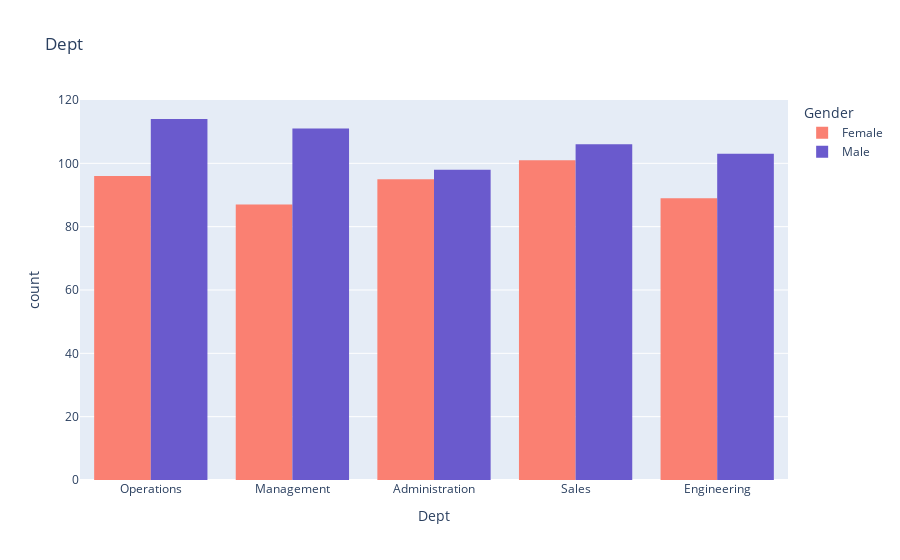
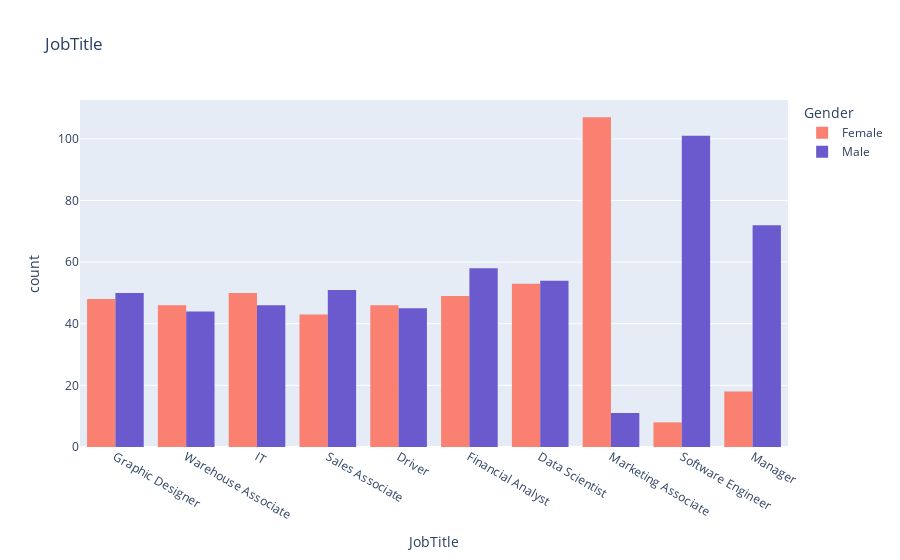
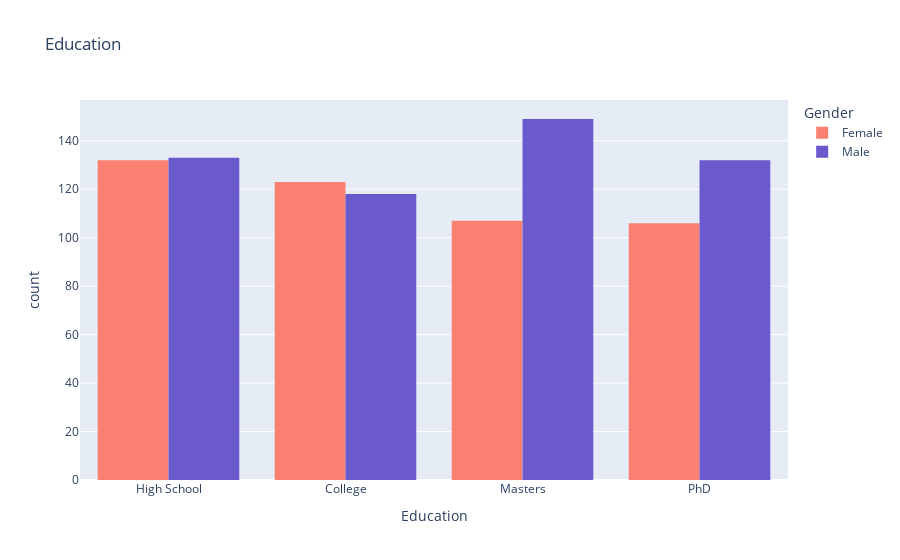
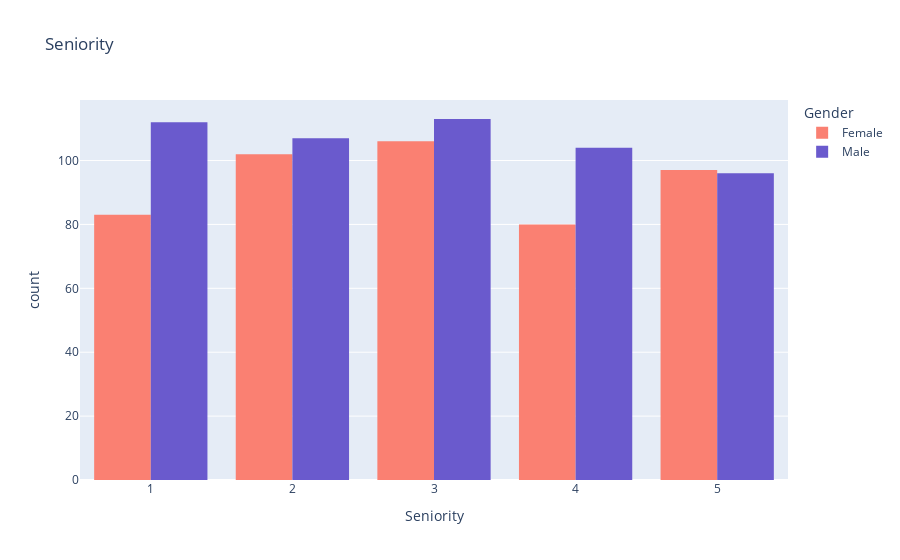

Notebook cell for these charts, in order:
### Markdown cell above
### 3.1.2. Análise segmentada:

### Code cell
variaveis=['Dept', 'JobTitle', 'Education','Seniority', 'PerfEval']

for variavel in variaveis:
    fig=px.histogram(glassdoor_data, x=variavel, color='Gender', color_discrete_map=gender_colors, 
                     category_orders=category_orders, barmode='group', title=variavel)
    
    fig.show()

### Figure 1 — Plotly figure (JSON) as saved in the notebook; plotly's stock layout.template omitted (floating-point values rounded to 4 significant figures; data arrays with more than 128 entries replaced by an {"elided": "..."} marker saying what was removed)
{"data": [{"alignmentgroup": "True", "bingroup": "x", "hovertemplate": "Gender=Female<br>Dept=%{x}<br>count=%{y}<extra></extra>", "legendgroup": "Female", "marker": {"color": "salmon"}, "name": "Female", "offsetgroup": "Female", "orientation": "v", "showlegend": true, "type": "histogram", "x": {"elided": "468 str values"}, "xaxis": "x", "yaxis": "y"}, {"alignmentgroup": "True", "bingroup": "x", "hovertemplate": "Gender=Male<br>Dept=%{x}<br>count=%{y}<extra></extra>", "legendgroup": "Male", "marker": {"color": "slateblue"}, "name": "Male", "offsetgroup": "Male", "orientation": "v", "showlegend": true, "type": "histogram", "x": {"elided": "532 str values"}, "xaxis": "x", "yaxis": "y"}], "layout": {"barmode": "group", "legend": {"title": {"text": "Gender"}, "tracegroupgap": 0}, "title": {"text": "Dept"}, "xaxis": {"anchor": "y", "categoryarray": ["Operations", "Management", "Administration", "Sales", "Engineering"], "categoryorder": "array", "domain": [0, 1], "title": {"text": "Dept"}}, "yaxis": {"anchor": "x", "domain": [0, 1], "title": {"text": "count"}}}}

### Figure 2 — Plotly figure (JSON) as saved in the notebook; plotly's stock layout.template omitted (floating-point values rounded to 4 significant figures; data arrays with more than 128 entries replaced by an {"elided": "..."} marker saying what was removed)
{"data": [{"alignmentgroup": "True", "bingroup": "x", "hovertemplate": "Gender=Female<br>JobTitle=%{x}<br>count=%{y}<extra></extra>", "legendgroup": "Female", "marker": {"color": "salmon"}, "name": "Female", "offsetgroup": "Female", "orientation": "v", "showlegend": true, "type": "histogram", "x": {"elided": "468 str values"}, "xaxis": "x", "yaxis": "y"}, {"alignmentgroup": "True", "bingroup": "x", "hovertemplate": "Gender=Male<br>JobTitle=%{x}<br>count=%{y}<extra></extra>", "legendgroup": "Male", "marker": {"color": "slateblue"}, "name": "Male", "offsetgroup": "Male", "orientation": "v", "showlegend": true, "type": "histogram", "x": {"elided": "532 str values"}, "xaxis": "x", "yaxis": "y"}], "layout": {"barmode": "group", "legend": {"title": {"text": "Gender"}, "tracegroupgap": 0}, "title": {"text": "JobTitle"}, "xaxis": {"anchor": "y", "categoryarray": ["Graphic Designer", "Warehouse Associate", "IT", "Sales Associate", "Driver", "Financial Analyst", "Data Scientist", "Marketing Associate", "Software Engineer", "Manager"], "categoryorder": "array", "domain": [0, 1], "title": {"text": "JobTitle"}}, "yaxis": {"anchor": "x", "domain": [0, 1], "title": {"text": "count"}}}}

### Figure 3 — Plotly figure (JSON) as saved in the notebook; plotly's stock layout.template omitted (floating-point values rounded to 4 significant figures; data arrays with more than 128 entries replaced by an {"elided": "..."} marker saying what was removed)
{"data": [{"alignmentgroup": "True", "bingroup": "x", "hovertemplate": "Gender=Female<br>Education=%{x}<br>count=%{y}<extra></extra>", "legendgroup": "Female", "marker": {"color": "salmon"}, "name": "Female", "offsetgroup": "Female", "orientation": "v", "showlegend": true, "type": "histogram", "x": {"elided": "468 str values"}, "xaxis": "x", "yaxis": "y"}, {"alignmentgroup": "True", "bingroup": "x", "hovertemplate": "Gender=Male<br>Education=%{x}<br>count=%{y}<extra></extra>", "legendgroup": "Male", "marker": {"color": "slateblue"}, "name": "Male", "offsetgroup": "Male", "orientation": "v", "showlegend": true, "type": "histogram", "x": {"elided": "532 str values"}, "xaxis": "x", "yaxis": "y"}], "layout": {"barmode": "group", "legend": {"title": {"text": "Gender"}, "tracegroupgap": 0}, "title": {"text": "Education"}, "xaxis": {"anchor": "y", "categoryarray": ["High School", "College", "Masters", "PhD"], "categoryorder": "array", "domain": [0, 1], "title": {"text": "Education"}}, "yaxis": {"anchor": "x", "domain": [0, 1], "title": {"text": "count"}}}}

### Figure 4 — Plotly figure (JSON) as saved in the notebook; plotly's stock layout.template omitted (floating-point values rounded to 4 significant figures; data arrays with more than 128 entries replaced by an {"elided": "..."} marker saying what was removed)
{"data": [{"alignmentgroup": "True", "bingroup": "x", "hovertemplate": "Gender=Female<br>Seniority=%{x}<br>count=%{y}<extra></extra>", "legendgroup": "Female", "marker": {"color": "salmon"}, "name": "Female", "offsetgroup": "Female", "orientation": "v", "showlegend": true, "type": "histogram", "x": {"elided": "468 int values"}, "xaxis": "x", "yaxis": "y"}, {"alignmentgroup": "True", "bingroup": "x", "hovertemplate": "Gender=Male<br>Seniority=%{x}<br>count=%{y}<extra></extra>", "legendgroup": "Male", "marker": {"color": "slateblue"}, "name": "Male", "offsetgroup": "Male", "orientation": "v", "showlegend": true, "type": "histogram", "x": {"elided": "532 int values"}, "xaxis": "x", "yaxis": "y"}], "layout": {"barmode": "group", "legend": {"title": {"text": "Gender"}, "tracegroupgap": 0}, "title": {"text": "Seniority"}, "xaxis": {"anchor": "y", "domain": [0, 1], "title": {"text": "Seniority"}}, "yaxis": {"anchor": "x", "domain": [0, 1], "title": {"text": "count"}}}}
